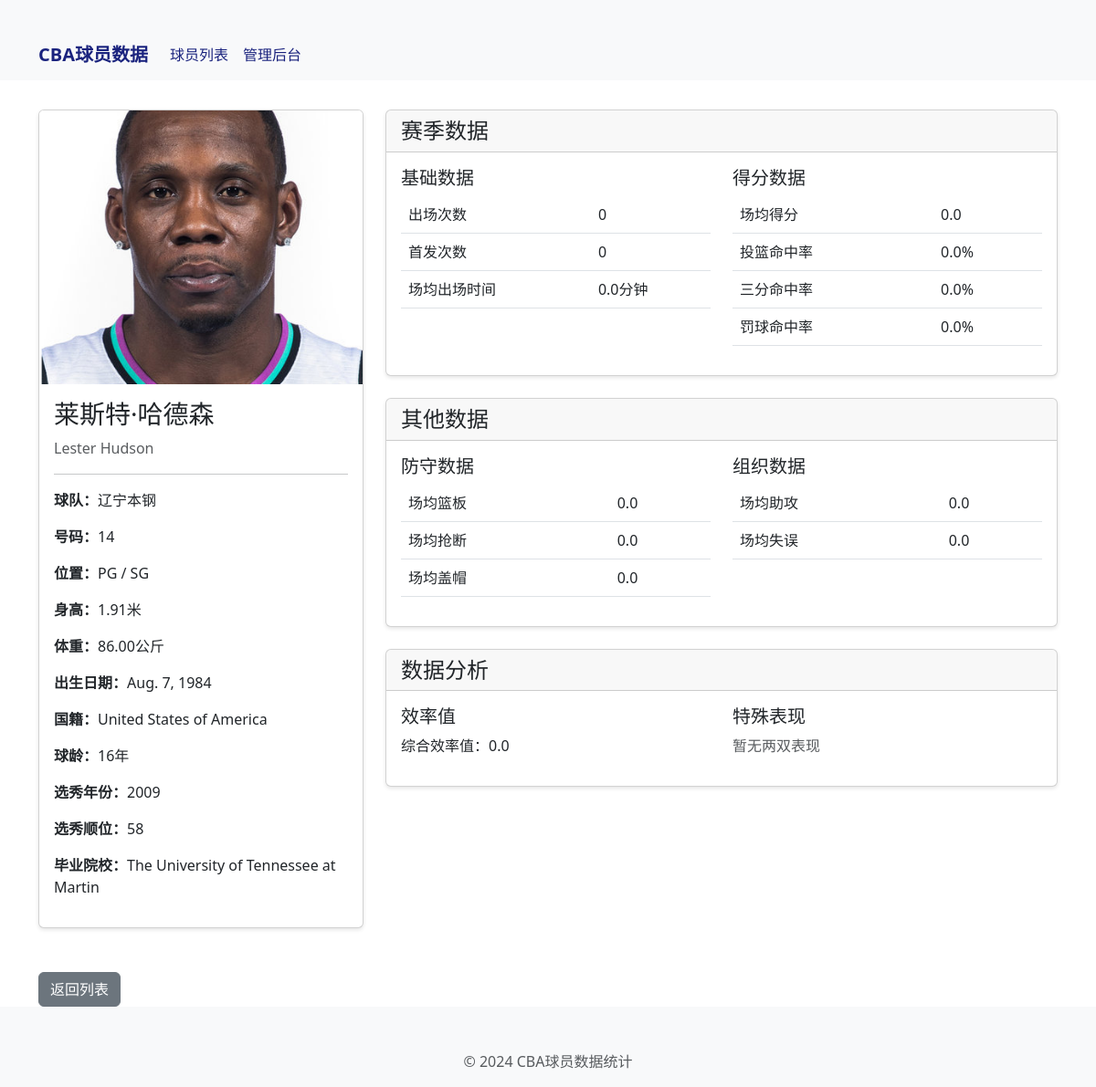
Screenshot of /players/4/ with the database file from the repository.
### players/models.py (models this page shows, shortened)
class Player(models.Model):
    name = models.CharField(max_length=100, verbose_name='姓名')
    english_name = models.CharField(max_length=100, blank=True, null=True, verbose_name='英文名')
    number = models.CharField(max_length=10, verbose_name='球衣号码')
    team = models.CharField(max_length=100, verbose_name='所属球队')
    position = models.CharField(max_length=20, verbose_name='位置')
    height = models.DecimalField(max_digits=4, decimal_places=2, verbose_name='身高(米)')
    weight = models.DecimalField(max_digits=5, decimal_places=2, verbose_name='体重(公斤)')
    birth_date = models.DateField(verbose_name='出生日期')
    nationality = models.CharField(max_length=50, verbose_name='国籍')
    experience = models.IntegerField(default=0, verbose_name='球龄')
    draft_year = models.IntegerField(null=True, blank=True, verbose_name='选秀年份')
    draft_position = models.CharField(max_length=10, null=True, blank=True, verbose_name='选秀顺位')
    college = models.CharField(max_length=100, null=True, blank=True, verbose_name='毕业院校')
    games_played = models.IntegerField(default=0, verbose_name='出场次数')
    games_started = models.IntegerField(default=0, verbose_name='首发次数')
    minutes_per_game = models.DecimalField(max_digits=4, decimal_places=1, default=0, verbose_name='场均出场时间')
    points_per_game = models.DecimalField(max_digits=4, decimal_places=1, default=0, verbose_name='场均得分')
    field_goal_percentage = models.DecimalField(max_digits=4, decimal_places=3, default=0, verbose_name='投篮命中率')
    three_point_percentage = models.DecimalField(max_digits=4, decimal_places=3, default=0, verbose_name='三分命中率')
    free_throw_percentage = models.DecimalField(max_digits=4, decimal_places=3, default=0, verbose_name='罚球命中率')
    rebounds_per_game = models.DecimalField(max_digits=4, decimal_places=1, default=0, verbose_name='场均篮板')
    assists_per_game = models.DecimalField(max_digits=4, decimal_places=1, default=0, verbose_name='场均助攻')
    steals_per_game = models.DecimalField(max_digits=4, decimal_places=1, default=0, verbose_name='场均抢断')
    blocks_per_game = models.DecimalField(max_digits=4, decimal_places=1, default=0, verbose_name='场均盖帽')
    turnovers_per_game = models.DecimalField(max_digits=4, decimal_places=1, default=0, verbose_name='场均失误')
    is_active = models.BooleanField(default=True, verbose_name='是否现役')
    image = models.ImageField(upload_to='player_images/', null=True, blank=True, verbose_name='球员照片')
    created_at = models.DateTimeField(auto_now_add=True, verbose_name='创建时间')
    updated_at = models.DateTimeField(auto_now=True, verbose_name='更新时间')
    class Meta:
        verbose_name = '球员'
        verbose_name_plural = '球员'

### players/views.py (the view)
# urls.py: path('<int:pk>/', views.PlayerDetailView.as_view(), name='player_detail'),
class PlayerDetailView(DetailView):
    model = Player
    template_name = 'players/player_detail.html'
    context_object_name = 'player'
    def get_context_data(self, **kwargs):
        context = super().get_context_data(**kwargs)
        player = self.get_object()
        context['stats'] = {
            'efficiency': (player.points_per_game + player.rebounds_per_game +
                         player.assists_per_game + player.steals_per_game +
                         player.blocks_per_game - player.turnovers_per_game),
            'double_double_potential': (player.points_per_game >= 10 and
                                      (player.rebounds_per_game >= 10 or
                                       player.assists_per_game >= 10))
        }
        return context

### players/templates/players/player_detail.html (shortened to what this page needs)
{% extends 'players/base.html' %}
{% block content %}
<div class="row">
  <div class="col-md-4">
    <div class="card mb-4">
      {% if player.image %}
      <img src="{{ player.image.url }}" class="card-img-top" alt="{{ player.name }}" style="max-height: 300px; object-fit: cover;">
      {% endif %}
      <div class="card-body">
        <h3 class="card-title">{{ player.name }}</h3>
        <p class="text-muted">{{ player.english_name }}</p>
        <hr>
        <p><strong>球队：</strong>{{ player.team }}</p>
        <p><strong>号码：</strong>{{ player.number }}</p>
        <p><strong>位置：</strong>{{ player.position }}</p>
        <p><strong>身高：</strong>{{ player.height }}米</p>
        <p><strong>体重：</strong>{{ player.weight }}公斤</p>
        <p><strong>出生日期：</strong>{{ player.birth_date }}</p>
        <p><strong>国籍：</strong>{{ player.nationality }}</p>
        <p><strong>球龄：</strong>{{ player.experience }}年</p>
        {% if player.draft_year %}
        <p><strong>选秀年份：</strong>{{ player.draft_year }}</p>
        <p><strong>选秀顺位：</strong>{{ player.draft_position }}</p>
        {% endif %}
        {% if player.college %}
        <p><strong>毕业院校：</strong>{{ player.college }}</p>
        {% endif %}
      </div>
    </div>
  </div>
  <div class="col-md-8">
    <div class="card mb-4">
      <div class="card-header">
        <h4 class="mb-0">赛季数据</h4>
      </div>
      <div class="card-body">
        <div class="row">
          <div class="col-md-6">
            <h5>基础数据</h5>
            <table class="table">
              <tr>
                <td>出场次数</td>
                <td>{{ player.games_played }}</td>
              </tr>
              <tr>
                <td>首发次数</td>
                <td>{{ player.games_started }}</td>
              </tr>
              <tr>
                <td>场均出场时间</td>
                <td>{{ player.minutes_per_game }}分钟</td>
              </tr>
            </table>
          </div>
          <div class="col-md-6">
            <h5>得分数据</h5>
            <table class="table">
              <tr>
                <td>场均得分</td>
                <td>{{ player.points_per_game }}</td>
              </tr>
              <tr>
                <td>投篮命中率</td>
                <td>{{ player.field_goal_percentage|floatformat:1 }}%</td>
              </tr>
              <tr>
                <td>三分命中率</td>
                <td>{{ player.three_point_percentage|floatformat:1 }}%</td>
              </tr>
              <tr>
                <td>罚球命中率</td>
                <td>{{ player.free_throw_percentage|floatformat:1 }}%</td>
              </tr>
            </table>
          </div>
        </div>
      </div>
    </div>
    <div class="card mb-4">
      <div class="card-header">
        <h4 class="mb-0">其他数据</h4>
      </div>
      <div class="card-body">
        <div class="row">
          <div class="col-md-6">
            <h5>防守数据</h5>
            <table class="table">
              <tr>
                <td>场均篮板</td>
                <td>{{ player.rebounds_per_game }}</td>
              </tr>
              <tr>
                <td>场均抢断</td>
                <td>{{ player.steals_per_game }}</td>
              </tr>
              <tr>
                <td>场均盖帽</td>
                <td>{{ player.blocks_per_game }}</td>
              </tr>
            </table>
          </div>
          <div class="col-md-6">
            <h5>组织数据</h5>
            <table class="table">
              <tr>
                <td>场均助攻</td>
                <td>{{ player.assists_per_game }}</td>
              </tr>
              <tr>
                <td>场均失误</td>
                <td>{{ player.turnovers_per_game }}</td>
              </tr>
            </table>
          </div>
        </div>
      </div>
    </div>
    <div class="card">
      <div class="card-header">
        <h4 class="mb-0">数据分析</h4>
      </div>
      <div class="card-body">
        <div class="row">
          <div class="col-md-6">
            <h5>效率值</h5>
            <p>综合效率值：{{ stats.efficiency|floatformat:1 }}</p>
          </div>
          <div class="col-md-6">
            <h5>特殊表现</h5>
            {% if stats.double_double_potential %}
            <p class="text-success">具备两双潜力</p>
            {% else %}
            <p class="text-muted">暂无两双表现</p>
            {% endif %}
          </div>
        </div>
      </div>
    </div>
  </div>
</div>
<div class="row mt-4">
  <div class="col">
    <a href="{% url 'players:player_list' %}" class="btn btn-secondary">返回列表</a>
  </div>
</div>
{% endblock %}

### players/templates/players/base.html (style rules this page uses)
.card { box-shadow: 0 2px 4px rgba(0, 0, 0, 0.1); transition: transform 0.2s; }

### rows the page displays
Player: image (picture), name "莱斯特·哈德森", english_name "Lester Hudson", team "辽宁本钢", number "14", position "PG / SG", height "1.91", weight "86.00", birth_date "Aug. 7, 1984", nationality "United States of America", experience "16", draft_year "2009", draft_position "58", college "The University of Tennessee at Martin", games_played "0", games_started "0", minutes_per_game "0.0", points_per_game "0.0", field_goal_percentage "0.0", three_point_percentage "0.0", free_throw_percentage "0.0", rebounds_per_game "0.0", steals_per_game "0.0", blocks_per_game "0.0", assists_per_game "0.0", turnovers_per_game "0.0"

### other values shown
{{ stats.efficiency|floatformat:1 }} "0.0"
